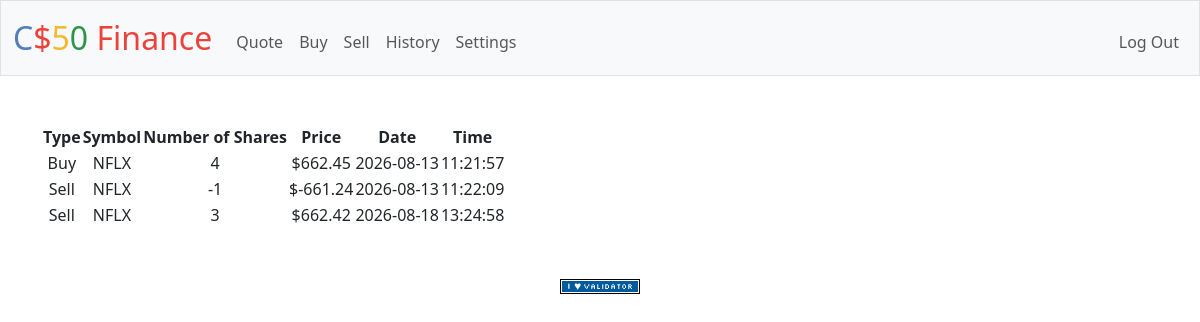
Screenshot of /history (signed in) with the database file from the repository.
### tables this page shows
CREATE TABLE transactions (transaction_id INTEGER PRIMARY KEY AUTOINCREMENT NOT NULL, user_id INTEGER NOT NULL, symbol TEXT NOT NULL, shares NUMERIC NOT NULL, amount NUMERIC NOT NULL, date TEXT NOT NULL, time TEXT NOT NULL, type TEXT NOT NULL, FOREIGN KEY (user_id) REFERENCES users (id));

### app.py (the view)
@app.route("/history")
@login_required
def history():
    user_id = session["user_id"]
    history = db.execute("SELECT * FROM transactions WHERE user_id=?", user_id)
    return render_template("history.html", history=history)

### app.py (called while the page is built)
@app.after_request
def after_request(response):
    response.headers["Cache-Control"] = "no-cache, no-store, must-revalidate"
    response.headers["Expires"] = 0
    response.headers["Pragma"] = "no-cache"
    return response

### helpers.py (called while the page is built)
def login_required(f):
    @wraps(f)
    def decorated_function(*args, **kwargs):
        if session.get("user_id") is None:
            return redirect("/login")
        return f(*args, **kwargs)
    return decorated_function

def usd(value):
    return f"${value:,.2f}"

### templates/history.html (shortened to what this page needs)
{% extends "layout.html" %}
{% block main %}
    <table>
        <thead>
            <tr>
                <th>Type</th>
                <th>Symbol</th>
                <th>Number of Shares</th>
                <th>Price</th>
                <th>Date</th>
                <th>Time</th>
            </tr>
        </thead>
        <tbody>
                {% for row in history %}
            <tr>
                <td>{{ row.type }}</td>
                <td>{{ row.symbol }}</td>
                <td>{{ row.shares }}</td>
                <td>{{ (row.amount/row.shares) | usd }}</td>
                <td>{{ row.date }}</td>
                <td>{{ row.time }}</td>
            </tr>
            {% endfor %}
        </tbody>
    </table>
{% endblock %}

### templates/layout.html (shortened to what this page needs)
<!DOCTYPE html>
<html lang="en">
    <head>
        <link href="https://cdn.jsdelivr.net/npm/bootstrap@5.3.8/dist/css/bootstrap.min.css" rel="stylesheet">
        <link href="/static/styles.css" rel="stylesheet">
    </head>
    <body>
        <nav class="bg-light border navbar navbar-expand-md navbar-light">
            <div class="container-fluid">
                <a class="navbar-brand" href="/"><span class="blue">C</span><span class="red">$</span><span class="yellow">5</span><span class="green">0</span> <span class="red">Finance</span></a>
                <div class="collapse navbar-collapse" id="navbar">
                    {% if session["user_id"] %}
                        <ul class="navbar-nav me-auto mt-2">
                            <li class="nav-item"><a class="nav-link" href="/quote">Quote</a></li>
                            <li class="nav-item"><a class="nav-link" href="/buy">Buy</a></li>
                            <li class="nav-item"><a class="nav-link" href="/sell">Sell</a></li>
                            <li class="nav-item"><a class="nav-link" href="/history">History</a></li>
                            <li class="nav-item"><a class="nav-link" href="/settings">Settings</a></li>
                        </ul>
                        <ul class="navbar-nav ms-auto mt-2">
                            <li class="nav-item"><a class="nav-link" href="/logout">Log Out</a></li>
                        </ul>
                    {% else %}
                        <ul class="navbar-nav ms-auto mt-2">
                            <li class="nav-item"><a class="nav-link" href="/register">Register</a></li>
                            <li class="nav-item"><a class="nav-link" href="/login">Log In</a></li>
                        </ul>
                    {% endif %}
                </div>
            </div>
        </nav>
        <main class="container py-5 text-center">
            {% block main %}{% endblock %}
        </main>
        <footer class="mb-5">
            <form action="https://validator.w3.org/check" class="text-center" enctype="multipart/form-data" method="post" target="_blank">
                <input alt="Validate" src="/static/I_heart_validator.png" type="image">
            </form>
        </footer>
    </body>
</html>

### static/styles.css (style rules this page uses)
nav .navbar-brand { font-size: xx-large; }
nav .navbar-brand .blue { color: #537fbe; }
nav .navbar-brand .red { color: #ea433b; }
nav .navbar-brand .yellow { color: #f5b82e; }
nav .navbar-brand .green { color: #2e944b; }

### rows the page displays
transactions: type "Buy", symbol "NFLX", shares "4", (row.amount/row.shares)|usd "$662.45", date "2026-08-13", time "11:21:57"
transactions: type "Sell", symbol "NFLX", shares "-1", (row.amount/row.shares)|usd "$-661.24", date "2026-08-13", time "11:22:09"
transactions: type "Sell", symbol "NFLX", shares "3", (row.amount/row.shares)|usd "$662.42", date "2026-08-18", time "13:24:58"
